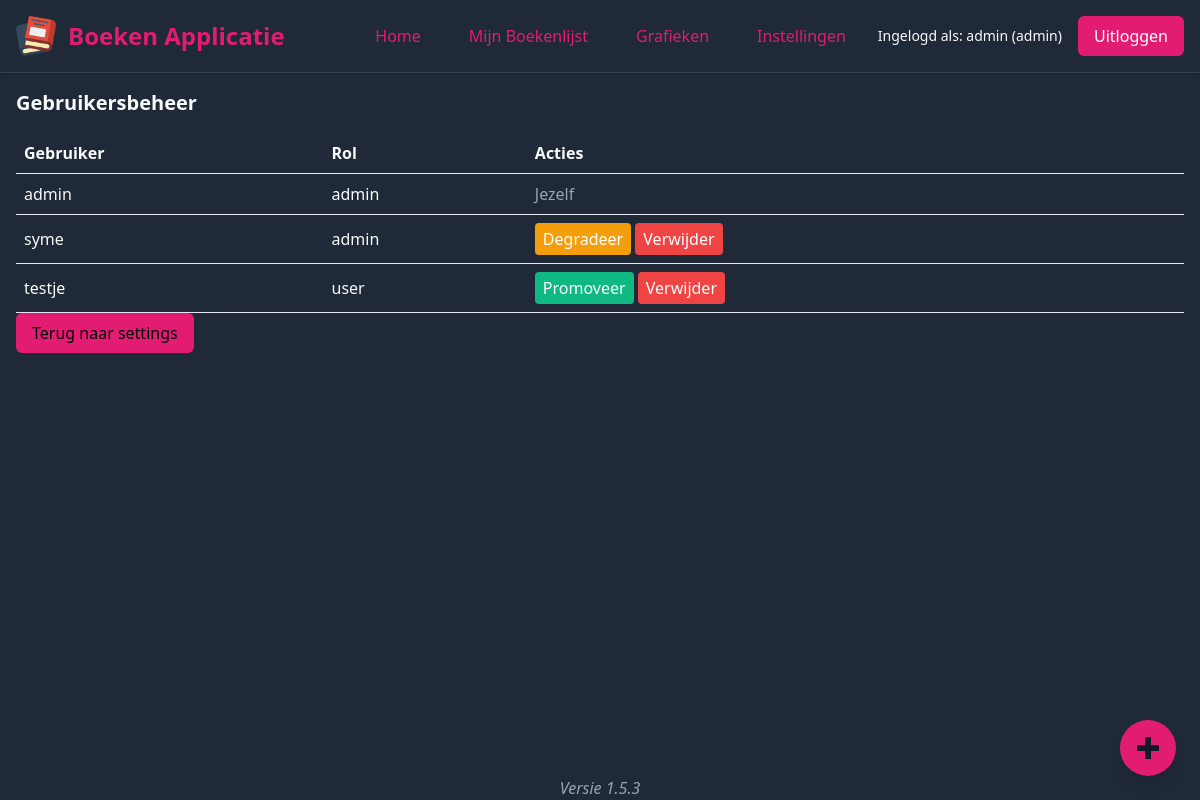
The app's page /manage_users (signed in), older data.
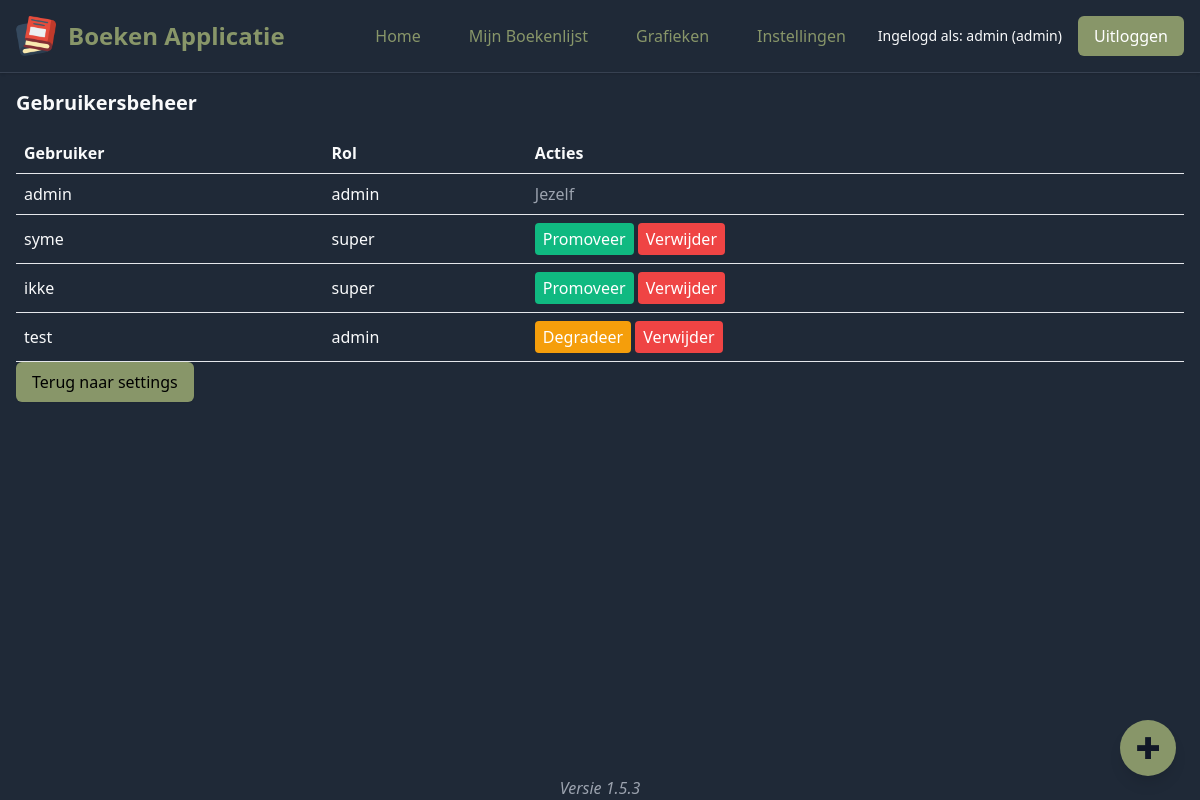
The same page, newer data.
### tables this page shows
CREATE TABLE users
                 (id INTEGER PRIMARY KEY AUTOINCREMENT,
                  username TEXT UNIQUE,
                  password TEXT,
                  role TEXT, color TEXT DEFAULT '#2563eb', dark_mode INTEGER DEFAULT 0, bio TEXT DEFAULT '', profile_pic TEXT DEFAULT 'default.jpg', email TEXT DEFAULT '', created_at TEXT);

### app.py (the view, shortened to what this page needs)
@app.route('/manage_users', methods=['GET', 'POST'])
@super_admin_required
def manage_users():
    conn = get_db_connection()
    c = conn.cursor()
    c.execute('SELECT id, username, role FROM users')
    users = c.fetchall()
    conn.close()
    return render_template('manage_users.html', users=users, settings=get_user_settings(session.get('user_id')))

### app.py (called while the page is built)
def super_admin_required(f):
    @wraps(f)
    def decorated_function(*args, **kwargs):
        if session.get('role') != 'admin':
            flash('Alleen superadmins hebben toegang tot gebruikersbeheer.', 'error')
            return redirect(url_for('index'))
        return f(*args, **kwargs)
    return decorated_function

@app.context_processor
def inject_roles():
    return dict(is_admin=is_admin(), is_super_admin=session.get('role') == 'admin')

def get_user_settings(user_id):
    conn = get_db_connection()
    c = conn.cursor()
    c.execute('SELECT color, dark_mode FROM users WHERE id = ?', (user_id,))
    result = c.fetchone()
    conn.close()
    return {'color': result[0] if result else '#e31c73', 'dark_mode': result[1] if result else True}

### models/database.py (called while the page is built)
def get_db_connection():
    conn = sqlite3.connect('books.db')
    conn.row_factory = sqlite3.Row
    return conn

### models/user.py (called while the page is built)
def is_admin():
    role = session.get('role')
    logger.debug(f"is_admin check - Session role: {role}")
    return role in ['admin', 'super']  # Allow both admin and super roles for most actions

### templates/manage_users.html (shortened to what this page needs)
{% extends "base.html" %}
{% block content %}
<h2 class="text-xl font-bold mb-4">Gebruikersbeheer</h2>
<table class="w-full text-left border-collapse">
  <thead>
    <tr>
      <th class="border-b p-2">Gebruiker</th>
      <th class="border-b p-2">Rol</th>
      <th class="border-b p-2">Acties</th>
    </tr>
  </thead>
  <tbody>
    {% for user in users %}
    <tr class="border-b">
      <td class="p-2">{{ user[1] }}</td>
      <td class="p-2">{{ user[2] }}</td>
      <td class="p-2 space-x-2">
  {% if session.user_id != user[0] %}
    <form method="POST" class="inline">
      <button type="submit" name="action" value="toggle_role"
              class="px-2 py-1 rounded text-white {% if user[2] == 'admin' %}bg-yellow-500{% else %}bg-green-500{% endif %}">
        {% if user[2] == 'admin' %}
          Degradeer
        {% else %}
          Promoveer
        {% endif %}
      </button>
      <button type="submit" name="action" value="delete" class="px-2 py-1 bg-red-500 text-white rounded">Verwijder</button>
    </form>
  {% else %}
    <span class="text-gray-400">Jezelf</span>
  {% endif %}
</td>
    </tr>
    {% endfor %}
  </tbody>
</table>
        <div class="mb-4">
          <a href="{{ url_for('settings') }}"
             class="inline-flex items-center px-4 py-2 text-black font-medium rounded-md shadow-sm transition-colors duration-200"
             style="background-color: var(--primary-color);">
            Terug naar settings
          </a>
        </div>
{% endblock %}

### templates/base.html (shortened to what this page needs)
<!DOCTYPE html>
<html lang="nl">
<head>
  <link href="https://cdn.jsdelivr.net/npm/tailwindcss@2.2.19/dist/tailwind.min.css" rel="stylesheet" />
  <link rel="stylesheet" href="https://unpkg.com/leaflet/dist/leaflet.css" />
</head>
<body class="min-h-screen flex flex-col">
  <header class="shadow" style="border-bottom: 1px solid var(--border-color);">
    <div class="container mx-auto max-w-7xl p-4 flex justify-between items-center">
      <div class="flex items-center space-x-3">
        <a href="{{ url_for('index') }}">
          <img src="{{ url_for('static', filename='images/logo.png') }}" alt="Boeken Applicatie Logo" class="logo" />
        </a>
        <a href="{{ url_for('index') }}" class="text-2xl font-bold link-primary">Boeken Applicatie</a>
      </div>
      <nav class="flex space-x-4 items-center">
        <a href="{{ url_for('index') }}" class="px-4 py-2 rounded-md font-medium link-primary">Home</a>
        {% if session.username %}
          <a href="{{ url_for('dashboard') }}" class="px-4 py-2 rounded-md font-medium link-primary">Mijn Boekenlijst</a>
          <a href="{{ url_for('statistics') }}" class="px-4 py-2 rounded-md font-medium link-primary">Grafieken</a>
          <a href="{{ url_for('settings') }}" class="px-4 py-2 rounded-md font-medium link-primary">Instellingen</a>
          <span class="text-sm">Ingelogd als: {{ session.username }} ({{ session.role }})</span>
          <a href="{{ url_for('logout') }}" class="px-4 py-2 rounded-md btn-primary">Uitloggen</a>
        {% else %}
          <a href="{{ url_for('login') }}" class="px-4 py-2 rounded-md btn-primary">Inloggen</a>
          <a href="{{ url_for('register') }}" class="px-4 py-2 rounded-md btn-primary">Registreren</a>
        {% endif %}
      </nav>
    </div>
  </header>
  <div class="container mx-auto max-w-7xl p-4 flex-1 flex flex-col">
    {% block content %}{% endblock %}
  </div>
  <footer class="text-center mt-6">
    <p class="italic" style="color: var(--muted);">Versie 1.5.3 </a></p>
  </footer>
  {% if session.user_id %}
    <a href="javascript:void(0)"
       onclick="openScannerAndFocus()"
       class="fixed bottom-6 right-6 w-14 h-14 rounded-full flex items-center justify-center text-3xl shadow-lg hover:shadow-xl transition-all hover:scale-110 z-50"
       style="background-color: var(--primary-color);"
       title="Snel boek toevoegen">
      <span style="color: {{ '#111827' if settings.dark_mode else '#ffffff' }};">✚</span>
    </a>
  {% endif %}
</body>
</html>

Row changes from the older to the newer data that the page shows:
removed users: username "testje", role "user", shows "Promoveer"
changed users "syme": role "admin" → "super"; role "Degradeer" → "Promoveer"
added users: username "ikke", role "super", shows "Promoveer"
added users: username "test", role "admin", shows "Degradeer"
